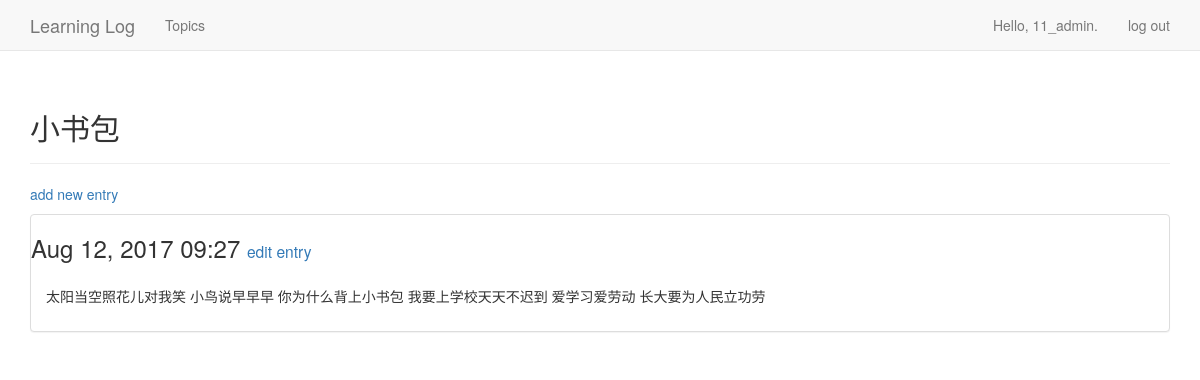
The page /topics/3/ (signed in) on the database its author committed.
### learning_logs/models.py (models this page shows, shortened)
class Topic(models.Model):
    text = models.CharField(max_length=200)
    date_added = models.DateTimeField(auto_now_add=True)
    owner = models.ForeignKey(User)
    def __str__(self):
        return self.text

class Entry(models.Model):
    topic = models.ForeignKey(Topic)
    text = models.TextField()
    date_added = models.DateTimeField(auto_now_add=True)
    class Meta:
        verbose_name_plural = 'entries'

### learning_logs/views.py (the view)
# urls.py: url(r'^topics/(?P<topic_id>\d+)/$', views.topic, name='topic'),
@login_required
def topic(request,topic_id):
    topic = Topic.objects.get(id=topic_id)
    if topic.owner !=request.user:
        raise Http404
    entries = topic.entry_set.order_by('-date_added')
    context = {'topic':topic, 'entries':entries}
    return render(request,'learning_logs/topic.html',context)

### learning_logs/templates/learning_logs/topic.html
{% extends "learning_logs/base.html" %}
{% block header %}
  <h2>{{topic}}</h2>
{% endblock header %}
{% block content %}
  <p>
    <a href="{% url 'learning_logs:new_entry' topic.id %}">add new entry</a>
  </p>
  {% for entry in entries %}
    <div class="panel panel-default">
      <div class="panel=heading">
        <h3>
          {{ entry.date_added|date:'M d, Y H:i' }}
          <small>
            <a href="{% url 'learning_logs:edit_entry' entry.id %}">
              edit entry</a>
          </small>
        </h3>
      </div>
      <div class="panel-body">
        {{ entry.text|linebreaks }}
      </div>
    </div>
  {% empty %}
    There are no entries for this topic yet.
  {% endfor %}
{% endblock content %}

### learning_logs/templates/learning_logs/base.html (shortened to what this page needs)
{% load bootstrap3 %}
<!DOCTYPE html>
<html lang="en">
  <head>
    {% bootstrap_css %}
  </head>
  <body>
    <nav class="navbar navbar-default navbar-static-top">
      <div class="container">
        <div class="navbar-header">
          <a class="navbar-brand" href="{% url 'learning_logs:index' %}">
              Learning Log</a>
        </div>
        <div id="navbar" class="navbar-collapse collapse">
          <ul class="nav navbar-nav">
            <li><a href="{% url 'learning_logs:topics' %}">Topics</a></li>
          </ul>
          <ul class="nav navbar-nav navbar-right">
            {% if user.is_authenticated %}
              <li><a>Hello, {{ user.username }}.</a></li>
              <li><a href="{% url 'users:logout' %}">log out</a></li>
            {% else %}
              <li><a href="{% url 'users:register' %}">register</a></li>
              <li><a href="{% url 'users:login' %}">log in</a></li>
            {% endif %}
          </ul>
        </div>
      </div>
    </nav>
    <div class="container">
      <div class="page-header">
        {% block header %}{% endblock header %}
      </div>
      <div>
        {% block content %}{% endblock content %}
      </div>
    </div>
  </body>
</html>

### rows shown on the page
Topic: text "小书包"
Entry: date_added "Aug 12, 2017 09:27", text "太阳当空照花儿对我笑 小鸟说早早早 你为什么背上小书包 我要上学校天天不迟到 爱学习爱劳动 长大要为人民立功劳"

### other values the page prints
{{ user.username }} "11_admin"
